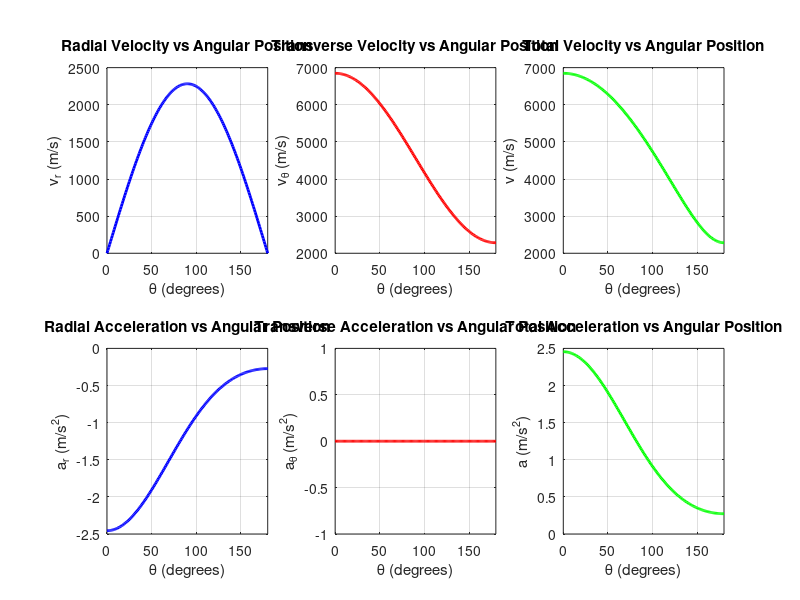

Write MATLAB code to recreate this figure. (Note: this script raises an error after producing the figure.)
%% ES 204 Dynamics - Satellite Polar Coordinate Analysis
% This script computes and plots the velocity and acceleration components
% of an Earth satellite in polar coordinates.
%
% Given:
%   r = (1.91e7) / (1 + 0.5*cos(theta))  [m]
%   r * v_theta = 8.72e10                 [m^2/s]
%
% Polar coordinate kinematics:
%   v_r     = r_dot
%   v_theta = r * theta_dot
%   a_r     = r_ddot - r * theta_dot^2
%   a_theta = r * theta_ddot + 2 * r_dot * theta_dot

clc
clear
close all

%% Constants
C1 = 1.91e7;        % Constant in r equation
C2 = 8.72e10;       % angular momentum constant [m^2/s]
e = 0.5;            % Eccentricity factor

%% Setup
theta_deg = 0:1:180;              % generate theta values in degrees, 1 degree increments
theta     = deg2rad(theta_deg);   % convert to radians

%% Calculate r for each theta
%Plug in constant values from above

r = C1 ./ (1 + e * cos(theta));

%% To Calculate velocity components
v_theta = C2 ./ r;  % Transverse velocity

% Calculate dr/dtheta
dr_dtheta = (C1 * e * sin(theta)) ./ ((1 + e * cos(theta)).^2);

theta_dot = v_theta ./ r;

% Calculate radial velocity: v_r = (dr/dtheta) * (v_theta / r)
v_r = dr_dtheta .* (v_theta ./ r); %(v_theta ./ r) = theta_dot

% Calculate total velocity magnitude
v = sqrt(v_r.^2 + v_theta.^2);

%% Acceleration calculations

% a_r     = r_doubledot - r * theta_dot^2
% a_theta = r * theta_doubledot + 2 * r_dot * theta_dot

% Finding derivatives first
% We need to differentiate v_r with respect to theta to get r_doubledot
% v_r = dr_dtheta * (v_theta / r) = dr_dtheta * (C2 / r^2)
% r_dot = v_r
% r_doubledot = d(r_dot)/dt = d(r_dot)/dtheta * theta_dot
%(v_theta ./ r) = theta_dot

%Computing d2r_dtheta2 from dr_dtheta to find d_rdot_dtheta
% Second derivative d^2r/dtheta^2
f     = 1 + e*cos(theta);
d2r_dtheta2 = C1* e * (cos(theta).*f + e*2*sin(theta).^2) ./ f.^3;

%d_rdot_dtheta
d_thetadot_dtheta = -2 * C2 * dr_dtheta ./ (r.^3); % from theta_dot = C2/ r^2 also to be used for a_theta calculation
d_rdot_dtheta = d2r_dtheta2 .* theta_dot + dr_dtheta .* d_thetadot_dtheta;

%referrring to the r_doubledot formula:
r_doubledot = d_rdot_dtheta .* theta_dot;

%theta_doubledot for a_theta calculations:
theta_doubledot = d_thetadot_dtheta .* theta_dot;

%Using this for acceleration calculations:
a_r = r_doubledot - r .* theta_dot.^2;

%a_theta = r .* theta_doubledot + 2 * v_r .* theta_dot; %gives very small values close to 0 can be assumed to be zero

%Therefore:
a_theta = zeros(size(theta));

%% Acceleration Components
%from simplified hand calculations(alternative)

% Radial acceleration
%a_r = -C2^2 ./ r.^3;

% Transverse acceleration 
%a_theta = zeros(size(theta));

%% --- Total Acceleration ---
a = sqrt(a_r.^2 + a_theta.^2);

%% To create plots for Velocity
figure('Position', [100, 100, 1200, 800]);

% Plot 1: v_r vs theta
subplot(2,3,1);
plot(theta_deg, v_r, 'b-', 'LineWidth', 2);
xlabel('\theta (degrees)');
ylabel('v_r (m/s)');
title('Radial Velocity vs Angular Position');
grid on;
xlim([0 180]);

% Plot 2: v_theta vs theta
subplot(2,3,2);
plot(theta_deg, v_theta, 'r-', 'LineWidth', 2);
xlabel('\theta (degrees)');
ylabel('v_\theta (m/s)');
title('Transverse Velocity vs Angular Position');
grid on;
xlim([0 180]);

% Plot 3: v vs theta
subplot(2,3,3);
plot(theta_deg, v, 'g-', 'LineWidth', 2);
xlabel('\theta (degrees)');
ylabel('v (m/s)');
title('Total Velocity vs Angular Position');
grid on;
xlim([0 180]);

%% Create plots for Acceleration
% Plot 4: a_r vs theta
subplot(2,3,4);
plot(theta_deg, a_r, 'b-', 'LineWidth', 2);
xlabel('\theta (degrees)');
ylabel('a_r (m/s^2)');
title('Radial Acceleration vs Angular Position');
grid on;
xlim([0 180]);

% Plot 5: a_theta vs theta
subplot(2,3,5);
plot(theta_deg, a_theta, 'r-', 'LineWidth', 2);
xlabel('\theta (degrees)');
ylabel('a_\theta (m/s^2)');
title('Transverse Acceleration vs Angular Position');
grid on;
xlim([0 180]);

% Plot 6: a vs theta
subplot(2,3,6);
plot(theta_deg, a, 'g-', 'LineWidth', 2);
xlabel('\theta (degrees)');
ylabel('a (m/s^2)');
title('Total Acceleration vs Angular Position');
grid on;
xlim([0 180]);

sgtitle('Satellite Motion Analysis in Polar Coordinates', 'FontSize', 14, 'FontWeight', 'bold');
